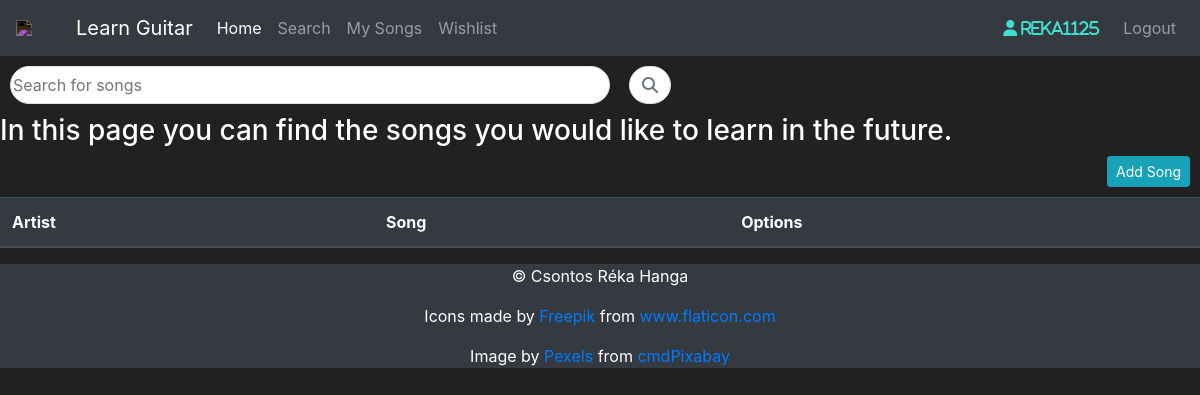
Page /wishlist (signed in) on the earlier database version.
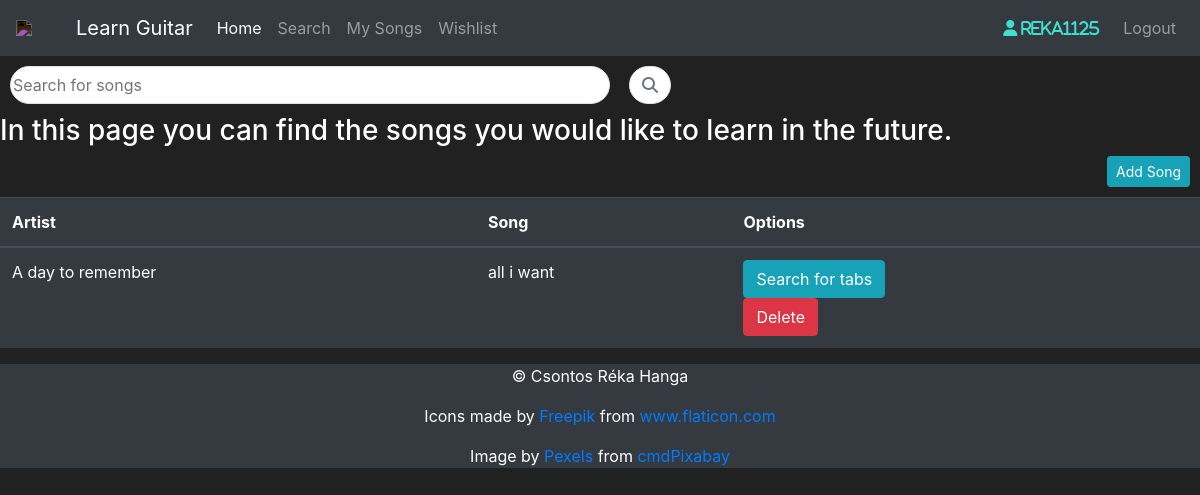
Same page on the later database version.
### application/models.py (models this page shows, shortened)
class User(db.Model, UserMixin):
    user_id = db.Column(db.Integer(), primary_key=True)
    username = db.Column(db.String(length=30), unique=True, nullable=False)
    email_address = db.Column(db.String(length=50), unique=True, nullable=False)
    password_hash = db.Column(db.String(length=60), nullable=False)
    saved_songs = db.relationship('My_Songs', backref='owned_user', lazy=True)
    wishlist = db.relationship('Wishlist', backref='owned_user', lazy=True)
    @property
    def password(self):
        return self.password

class Wishlist(db.Model):
    song_id = db.Column(db.Integer(), primary_key=True)
    artist = db.Column(db.String(length=50), nullable=False)
    song = db.Column(db.String(length=50), nullable=False)
    owner = db.Column(db.Integer(), db.ForeignKey('user.user_id'))

### application/routes.py (the view, shortened to what this page needs)
@app.route("/wishlist", methods=["GET", "POST"])
@login_required
def wishlist_page():
    form = AddSongForm()
    print(form.errors)
    wishlist = Wishlist.query.filter_by(owner=current_user.user_id)
    return render_template("wishlist.html", songs=wishlist, form=form)

### application/forms.py
class AddSongForm(FlaskForm):
    artist = StringField(label='Artist:', validators=[DataRequired()])
    title = StringField(label='Title:', validators=[DataRequired()])
    submit = SubmitField(label='Add Song')

### application/models.py (called while the page is built)
@login_manager.user_loader
def load_user(user_id):
    return User.query.get(int(user_id))

### application/templates/wishlist.html (shortened to what this page needs)
{% extends 'base.html' %}
{% block content %}
    <div class="input-group">
        <input class=" border rounded-pill" type="text" placeholder="Search for songs" id="search-input-yt">
        <span class="input-group-append">
            <button id="search-btn-yt" class="btn btn-outline-secondary bg-white border-start-0 border rounded-pill ms-n3" type="button">
                <i class="fa fa-search"></i>
            </button>
        </span>
    </div>
    <h3>In this page you can find the songs you would like to learn in the future.</h3>
    <div style="float: right; margin-right: 10px; margin-bottom: 10px">
        <button class="btn btn-info btn-sm" data-toggle="modal" data-target="#Modal-AddSong">
            Add Song
        </button>
    </div>
    <table class="table table-hover table-dark">
        <thead>
            <tr>
                <th scope="col">Artist</th>
                <th scope="col">Song</th>
                <th scope="col">Options</th>
            </tr>
        </thead>
        <tbody>
            {% for song in songs %}
                <tr>
                    <td>{{ song.artist }}</td>
                    <td>{{ song.song }}</td>
                    <td>
                        <button class="btn btn-outline btn-info">Search for tabs</button>
                        <form action="{{ url_for('delete_song_page') }}" method=post class=delete-song>
                            <input type=submit value='Delete' class="btn btn-outline btn-danger"></input>
                        </form>
                    </td>
                </tr>
            {% endfor %}
        </tbody>
    </table>
{% endblock %}

### application/templates/base.html (shortened to what this page needs)
<!doctype html>
<html lang="en">
    <head>
        <link rel="stylesheet" href="https://cdn.jsdelivr.net/npm/bootstrap@4.5.3/dist/css/bootstrap.min.css"
>
    </head>
    <body>
        <nav id="navigation" class="navbar navbar-expand-md navbar-dark bg-dark">
            <img id="icon" src="https://cdn-icons-png.flaticon.com/512/93/93013.png" class="img-responsive" width="50">
            <a class="navbar-brand" href="#">Learn Guitar</a>
            <div class="collapse navbar-collapse" id="navbarNav">
                <ul class="navbar-nav mr-auto">
                    <li class="nav-item active">
                        <a class="nav-link" href="{{ url_for('home_page') }}">Home </a>
                    </li>
                    <li class="nav-item">
                        <a class="nav-link" href="{{ url_for('search_page') }}">Search</a>
                    </li>
                    <li class="nav-item">
                        <a class="nav-link" href="{{ url_for('mysongs_page') }}">My Songs</a>
                    </li>
                    <li class="nav-item">
                        <a class="nav-link" href="{{ url_for('wishlist_page') }}">Wishlist</a>
                    </li>
                </ul>
                {% if current_user.is_authenticated %}
                    <ul class="navbar-nav">
                        <li class="nav-item">
                            <a class="nav-link">
                                <i class="fas fa-user mr-2" style="color:turquoise;"> {{ current_user.username }}</i>
                            </a>
                        </li>
                        <li class="nav-item">
                            <a class="nav-link" href="{{ url_for('logout_page') }}">Logout</a>
                        </li>
                    </ul>
                {% endif %}
            </div>
        </nav>
        {% block content %}
        {% endblock %}
    </body>
    <footer class=" footer bg-dark">
        <p> &copy; Csontos Réka Hanga</p>
        <p>Icons made by <a href="https://www.freepik.com" title="Freepik">Freepik</a> from <a
                href="https://www.flaticon.com/" title="Flaticon">www.flaticon.com</a></p>
        <p>Image by <a href="https://pixabay.com/users/pexels-2286921/?utm_source=link-attribution&amp;utm_medium=referral&amp;utm_campaign=image&amp;utm_content=1851426">Pexels</a>
            from <a href="https://pixabay.com/?utm_source=link-attribution&amp;utm_medium=referral&amp;utm_campaign=image&amp;utm_content=1851426">cmdPixabay</a></p>
    </footer>
</html>

### application/templates/wishlist.html (style rules this page uses)
#search-input-yt { width: 50%; margin: 10px; }
#search-btn-yt { margin: 10px; }

### application/templates/base.html (style rules this page uses)
body { background-color: #212121; color: white }
#icon { -webkit-filter: invert(1); filter: invert(1); margin-right: 10px; }
.footer { bottom: 0; margin: 0; text-align: center; width: 100%; position: relative; }

Differences in the rows shown:
added Wishlist: artist "A day to remember", song "all i want"
